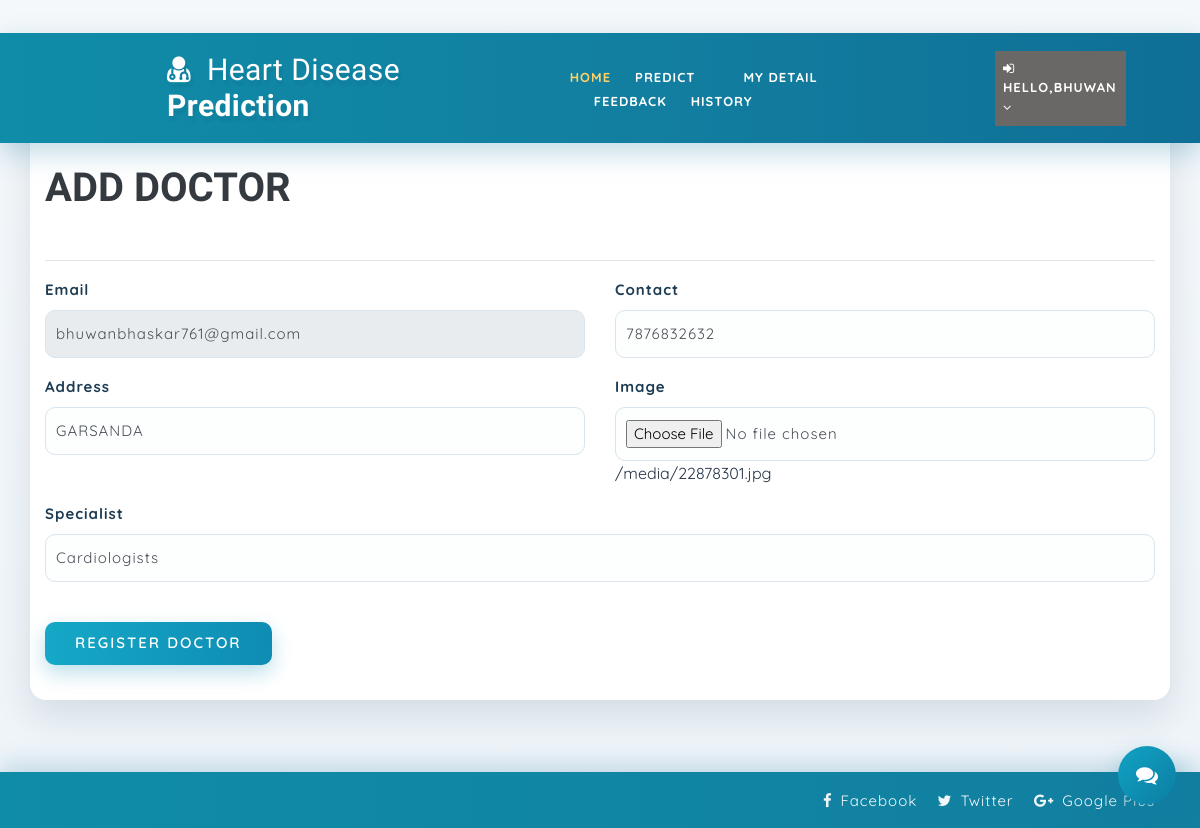
Screenshot of /change_doctor/1/ (signed in) with the database file from the repository.
### health/models.py (models this page shows, shortened)
class Doctor(models.Model):
    status = models.IntegerField(DOCTOR_STATUS, null=True)
    user = models.ForeignKey(User, on_delete=models.CASCADE, null=True)
    contact = models.CharField(max_length=100, null=True)
    address = models.CharField(max_length=100, null=True)
    latitude = models.FloatField(null=True, blank=True)
    longitude = models.FloatField(null=True, blank=True)
    category = models.CharField(max_length=100, null=True)
    doj = models.DateField(null=True)
    dob = models.DateField(null=True)
    image = models.FileField(null=True)

### health/views.py (the view, shortened to what this page needs)
# urls.py: path('change_doctor/<int:pid>/', add_doctor,name="change_doctor"),
@login_required(login_url="login")
def add_doctor(request,pid=None):
    doctor = None
    if pid:
        doctor = Doctor.objects.get(id=pid)
    d = {"doctor": doctor}
    return render(request, 'add_doctor.html', d)

### health/templates/add_doctor.html (shortened to what this page needs)
{% extends 'index.html' %}
{% load static %}
{% block body %}
	<section class="logins py-5">
		<div class="container py-xl-5 py-lg-3">
			<div class="title-section mb-md-5 mb-4">
				<h6 class="w3ls-title-sub"></h6><br><br>
				<h3 class="w3ls-title text-uppercase text-dark font-weight-bold">Add Doctor</h3>
			</div><hr/>
			<div class="login px-sm-12" style="width:100%">
				<form action="{% if doctor %}/change_doctor/{{doctor.id}}/{% else %}/add_doctor{% endif %}" method="post" enctype="multipart/form-data">
					<div class="form-group row">
						<div class="col-md-6">
						<label>Email</label>
						<input type="email" class="form-control" name="email" placeholder="Enter Email" required="" value="{{doctor.user.email}}" {% if doctor %}readonly{% endif %}>
						</div>
						<div class="col-md-6">
						<label>Contact</label>
						<input type="text" class="form-control" name="contact" placeholder="Enter Contact" required="" value="{{doctor.contact}}">
						</div>
					</div>
					<div class="form-group row">
						<div class="col-md-6">
						<label class="mb-2">Address</label>
						<input type="text" class="form-control" name="address" id="password1" placeholder="Enter Address" required="" value="{{doctor.address}}">
						</div>
						<div class="col-md-6">
						<label>Image</label>
						<input type="file" class="form-control" name="image">
						{% if doctor %}<span>{{doctor.image.url}}</span>{% endif %}
						</div>
					</div>
					<div class="form-group row">
						<div class="col-md-12">
						<label>Specialist</label>
							<input class="form-control" name="category" placeholder="Specialist" value="{{doctor.category}}">
						</div>
					</div>
					<button type="submit" class="btn submit mt-4" style="background-color: #605d5d;">Register Doctor</button>
				</form>
			</div>
		</div>
	</section>
{% endblock %}

### health/templates/index.html (shortened to what this page needs)
<!DOCTYPE html>
{% load static %}
<html lang="zxx">
<head>
	<link rel="stylesheet" href="{% static 'css/bootstrap.css' %}">
	<link href="{% static 'css/css_slider.css' %}" type="text/css" rel="stylesheet" media="all">
	<link rel="stylesheet" href="{% static 'css/style.css' %}" type="text/css" media="all" />
	<link href="{% static 'css/font-awesome.min.css' %}" rel="stylesheet">
<link rel='stylesheet' type='text/css' href="https://cdn.datatables.net/1.10.21/css/jquery.dataTables.min.css">
<link rel='stylesheet' type='text/css' href="https://cdn.datatables.net/buttons/1.6.2/css/buttons.dataTables.min.css">
</head>
<body>
	<div id="home" style="margin-bottom:2%">
		<header>
			<div class="top-bar py-3">
				<div class="container">
					<div class="row">
						<div class="col-xl-7 col-lg-6 col-md-4 top-social-agile text-md-right text-center mt-md-0 mt-2">
							<div class="row">
								<div class="col-xl-3 col-lg-4 col-6 top-w3layouts p-md-0 text-right">
								</div>
								<div class="col-xl-3 col-lg-4 col-6 header-w3layouts text-md-right text-left">
								</div>
							</div>
						</div>
					</div>
				</div>
			</div>
		</header>
		<div class="main-top" style="background:rgb(44, 164, 182)">
			<div class="container-fluid">
				<div class="header d-md-flex justify-content-between align-items-center py-3">
					<div id="logo" style="margin-left:13%">
						<h1>
							<a href="{% url 'home' %}">
								<span class="fa fa-user-md mr-2"></span>
								<span class="logo-sp">Heart Disease</span> Prediction
							</a>
						</h1>
					</div>
					{% if request.user.is_staff %}
					<div class="nav_w3ls" style="margin-right:4%">
						<nav>
							<label for="drop1" class="toggle">Menu</label>
							<input type="checkbox" id="drop1" />
							<ul class="menu" style="padding:15px;width:100%">
								<li class="mx-lg-4 mx-md-3 my-md-0 my-2"><a href="{% url 'admin_home' %}" >Home</a></li>
								<li>
									<label for="drop-2" class="toggle toogle-2"> <span class="fa fa-angle-down" aria-hidden="true"></span>
									</label>
									<a href="#"> Doctor <span class="fa fa-angle-down" aria-hidden="true"></span></a>
									<ul style="margin-top:2%;width:40%;margin-right:0%">
										<li style="width:100%;"><a href="/add_doctor" class="drop-text">Add Doctor</a></li>
										<li style="width:100%;"><a href="/view_doctor" class="drop-text">View Doctor</a></li>
									</ul>
								</li>
								<li class="mx-lg-4 mx-md-3 my-md-0 my-2"><a href="/view_patient">Patient</a></li>
								<li class="mx-lg-4 mx-md-3 my-md-0 my-2">
									<a href="/view_search_pat">Searched Data</a></li>
								<li><a href="/view_feedback">Feedback</a></li>
							</ul>
						</nav>
					</div>
					<div class="nav_w3ls" style="margin-right:3%">
						<nav>
							<label for="drop2" class="toggle">Menu</label>
							<input type="checkbox" id="drop2" />
							<ul class="menu">
								<li class="mx-lg-4 mx-md-3 my-md-0 my-2" style="background:red;padding:8px">
									<label for="drop-2" class="toggle toogle-2"> <span class="fa fa-angle-down" aria-hidden="true"></span>
									</label>
									<a href="#"><i class="fa fa-user"></i> {{request.user.username}} <span class="fa fa-angle-down" aria-hidden="true"></span></a>
									<ul style="margin-top:10%;width:80%;margin-right:5%">
										<li style="width:100%;"><a href="{% url 'change_password' %}" class="drop-text">Password</a></li>
										<li style="width:100%;"><a href="{% url 'logout' %}" class="drop-text">Logout</a></li>
									</ul>
								</li>
							</ul>
						</nav>
					</div>
					{% elif request.user.patient_set.all.0 %}
					<div class="nav_w3ls" style="margin-left:5%;font-weight:bold">
						<nav>
							<ul class="menu" style="padding:15px;width:100%">
								<li><a href="{% url 'patient_home' %}" class="active">Home</a></li>
								<li class="mx-lg-4 mx-md-3 my-md-0 my-2"><a href="/add_heartdetail">Predict</a></li>
								<li class="mx-lg-4 mx-md-3 my-md-0 my-2"><a href="/profile_doctor">My Detail</a></li>
								<li class="mx-lg-4 mx-md-3 my-md-0 my-2"><a href="/sent_feedback">Feedback</a></li>
								<li><a href="/view_search_pat">History</a></li>
							</ul>
						</nav>
					</div>
					<div class="nav_w3ls" style="margin-right:3%">
						<nav>
							<ul class="menu">
								<li class="mx-lg-4 mx-md-3 my-md-0 my-2" style="background:#6a6767;padding:8px">
									<a href="#"><i class="fa fa-sign-in"></i> Hello,{{request.user.username}} <span class="fa fa-angle-down" aria-hidden="true"></span></a>
								</li>
							</ul>
						</nav>
					</div>
					{% endif %}
				</div>
			</div>
		</div>
		{% block body %}
		{% endblock %}
	</div>
	<div class="copy-w3pvt" style="background:rgb(44, 164, 182);color:white">
		<div class="container py-3">
			<div class="row">
				<div class="col-lg-7 w3ls_footer_grid1_left text-lg-left text-center">
				</div>
				<div class="col-lg-5 w3ls_footer_grid_left1_pos text-lg-right text-center mt-lg-0 mt-2">
					<ul style="color:white">
						<li>
							<a href="#" style="color:white" class="facebook">
								<span class="fa fa-facebook-f mr-2"></span>Facebook</a>
						</li>
						<li class="mx-3">
							<a href="#" style="color:white" class="twitter">
								<span class="fa fa-twitter mr-2"></span>Twitter</a>
						</li>
						<li>
							<a href="#" style="color:white" class="google">
								<span class="fa fa-google-plus mr-2"></span>Google Plus</a>
						</li>
					</ul>
				</div>
			</div>
		</div>
	</div>
	<a href="#home" style="color:white" class="move-top text-center"></a>
	<button id="helpChatToggle" class="help-chat-toggle" type="button" aria-label="Open help chatbot">
		<span class="fa fa-comments"></span>
	</button>
</body>
</html>

### health/static/css/style.css (style rules this page uses)
body { padding: 0; margin: 0; background: #FFF; font-family: 'Quicksand', sans-serif; }
body a, body button { transition: 0.5s all; -webkit-transition: 0.5s all; -moz-transition: 0.5s all; -o-transition: 0.5s all; -ms-transition: 0.5s all; text-decoration: none; }
html { scroll-behavior: smooth; }
h1, h2, h3, h4, h5, h6 { margin: 0; padding: 0; font-family: 'Mukta', sans-serif; }
ul, ol { margin: 0; padding: 0; }
a.move-top { width: 34px; height: 34px; background: url(../images/move-top.png) no-repeat; display: inline-block; position: fixed; bottom: 4%; right: 2%; z-index: 0; }
#home { position: relative; }
.main-top { position: absolute; z-index: 999; width: 100%; background: rgba(0, 0, 0, 0.4); }
nav { margin: 0; padding: 0; }
#logo a { float: left; display: initial; font-weight: 700; font-size: 32px; color: #fff; text-shadow: 2px 5px 3px rgba(0, 0, 0, 0.06); padding: 0; }
span.logo-sp { font-weight: 100; }
nav:after { content: ""; display: table; clear: both; }
nav ul { float: right; padding: 0; margin: 0; list-style: none; position: relative; }
nav ul li { margin: 0px; display: inline-block; float: left; }
nav a { padding: 0; color: #fff; font-size: 13px; letter-spacing: 2px; font-weight: 700; text-transform: uppercase; display: inline-block; transition: 0.5s all; -webkit-transition: 0.5s all; -moz-transition: 0.5s all; -o-transition: 0.5s all; -ms-transition: 0.5s all; }
.menu li a.active, .menu li a:hover { color: #2196f3; transition: 0.5s all; -webkit-transition: 0.5s all; -moz-transition: 0.5s all; -o-transition: 0.5s all; -ms-transition: 0.5s all; color: #d84315; }
li>a:only-child:after { content: ''; }
h3.w3ls-title { font-size: 40px; }
.w3ls_footer_grid_left1_pos ul li, ul.list-part li { display: inline-block; }
.w3ls_footer_grid_left1_pos ul li a { color: #000; text-decoration: none; letter-spacing: 1px; font-size: 15px; }
.form-bg-w3ls input[type="text"], .form-bg-w3ls input[type="email"], .form-control, .form-bg-w3ls textarea { padding: 12px 10px; border-radius: 0; letter-spacing: 1px; font-size: 15px; outline: none; box-shadow: 0px 2px 3px 0px rgba(0, 0, 0, 0.11); }
.login label { font-size: 15px; color: #4e4f50; font-weight: 600; letter-spacing: 1px; }
.login button { background: #d84315; color: #fff; font-weight: 600; letter-spacing: 2px; font-size: 15px; padding: 10px 30px; text-transform: uppercase; border-radius: 0px; }
body { background: linear-gradient(180deg, #f4f8fb 0%, #eef4f9 100%); color: #243447; }
.main-top { background: linear-gradient(90deg, #0f8ca8 0%, #127ea0 55%, #0f6f96 100%) !important; box-shadow: 0 10px 26px rgba(15, 111, 150, 0.25); }
#logo a { font-size: 30px; letter-spacing: 0.4px; }
nav a { letter-spacing: 1px; font-size: 13px; }
.menu li a.active, .menu li a:hover { color: #ffd166; }
.logins .container, .contact-agileits-w3layouts .container { background: #ffffff; border-radius: 16px; box-shadow: 0 16px 36px rgba(21, 48, 74, 0.12); padding-top: 2.2rem !important; padding-bottom: 2.2rem !important; }
.login label { color: #1d3c53; font-weight: 700; }
.form-control, .loan-form-w3ls input.form-control, select.form-control, .date-plu input { border: 1px solid #d8e4ee; border-radius: 10px; box-shadow: none !important; background: #fdfefe; }
.login button, button.btn_apt, a.button-w3ls, a.blog-btn { border: none; border-radius: 10px; background: linear-gradient(90deg, #15a8c7 0%, #0f8cb3 100%); color: #fff !important; box-shadow: 0 8px 20px rgba(15, 140, 179, 0.28); }
h3.w3ls-title { color: #17374d; }
.copy-w3pvt { background: linear-gradient(90deg, #0f8ca8 0%, #127ea0 100%) !important; box-shadow: 0 -8px 24px rgba(15, 111, 150, 0.2); }
.copy-w3pvt a { opacity: 0.95; }
.help-chat-toggle { position: fixed; right: 24px; bottom: 24px; z-index: 1200; width: 58px; height: 58px; border: none; border-radius: 50%; color: #fff; font-size: 22px; background: linear-gradient(135deg, #11a2c2, #0c7ea4); box-shadow: 0 12px 26px rgba(12, 126, 164, 0.35); cursor: pointer; }

### rows the page displays
Doctor: email "bhuwanbhaskar761@gmail.com", contact "7876832632", address "GARSANDA", image "/media/22878301.jpg", category "Cardiologists"

### other values shown
{{ request.user.username }} "BHUWAN"
